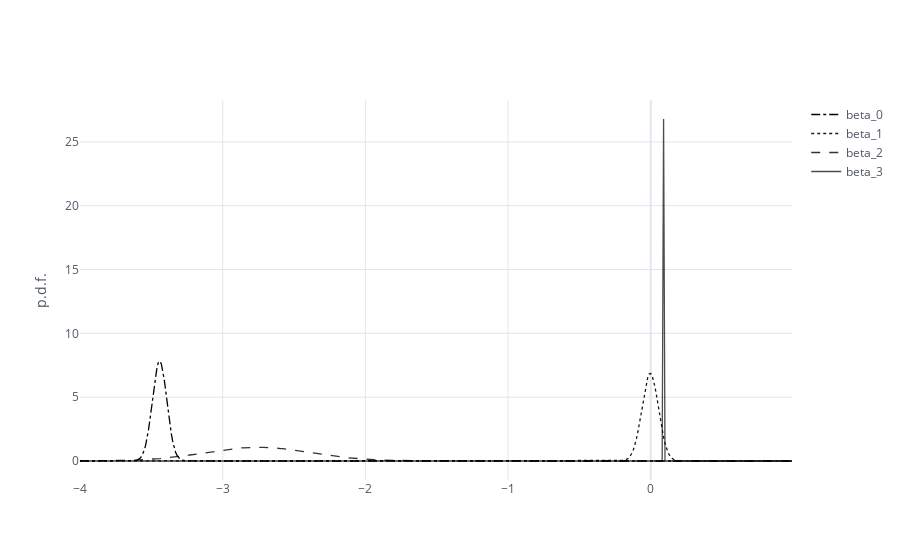

The cell this chart's notebook holds for it:
### Code cell
lrmodel = exploration_data['eps-greedy']['models']['A']
df_beta_dist = pd.DataFrame([], index=np.arange(-4,1,0.01))
mean = lrmodel.m
std_dev = lrmodel.q ** (-1/2)

for i in range(lrmodel.n_dim):
    df_beta_dist['beta_'+str(i)] = stats.norm(loc=mean[i], 
                                              scale=std_dev[i]).pdf(df_beta_dist.index)
    
df_beta_dist.iplot(dash=['dashdot','dot', 'dash', 'solid'],
                   yTitle='p.d.f.',
                   color='black')

### Figure 1 — Plotly figure (JSON) as saved in the notebook; plotly's stock layout.template omitted (floating-point values rounded to 4 significant figures; data arrays with more than 128 entries replaced by an {"elided": "..."} marker saying what was removed)
{"data": [{"line": {"color": "rgba(0, 0, 0, 1.0)", "dash": "dashdot", "shape": "linear", "width": 1.3}, "mode": "lines", "name": "beta_0", "text": "", "type": "scatter", "x": {"elided": "500 float values"}, "y": {"elided": "500 float values"}}, {"line": {"color": "rgba(0, 0, 0, 0.8999999999999999)", "dash": "dot", "shape": "linear", "width": 1.3}, "mode": "lines", "name": "beta_1", "text": "", "type": "scatter", "x": {"elided": "500 float values"}, "y": {"elided": "500 float values"}}, {"line": {"color": "rgba(0, 0, 0, 0.7999999999999998)", "dash": "dash", "shape": "linear", "width": 1.3}, "mode": "lines", "name": "beta_2", "text": "", "type": "scatter", "x": {"elided": "500 float values"}, "y": {"elided": "500 float values"}}, {"line": {"color": "rgba(0, 0, 0, 0.7)", "dash": "solid", "shape": "linear", "width": 1.3}, "mode": "lines", "name": "beta_3", "text": "", "type": "scatter", "x": {"elided": "500 float values"}, "y": {"elided": "500 float values"}}], "layout": {"legend": {"bgcolor": "#FFFFFF", "font": {"color": "#4D5663"}}, "paper_bgcolor": "#FFFFFF", "plot_bgcolor": "#FFFFFF", "title": {"font": {"color": "#4D5663"}}, "xaxis": {"gridcolor": "#E1E5ED", "showgrid": true, "tickfont": {"color": "#4D5663"}, "title": {"font": {"color": "#4D5663"}, "text": ""}, "zerolinecolor": "#E1E5ED"}, "yaxis": {"gridcolor": "#E1E5ED", "showgrid": true, "tickfont": {"color": "#4D5663"}, "title": {"font": {"color": "#4D5663"}, "text": "p.d.f."}, "zerolinecolor": "#E1E5ED"}}}
